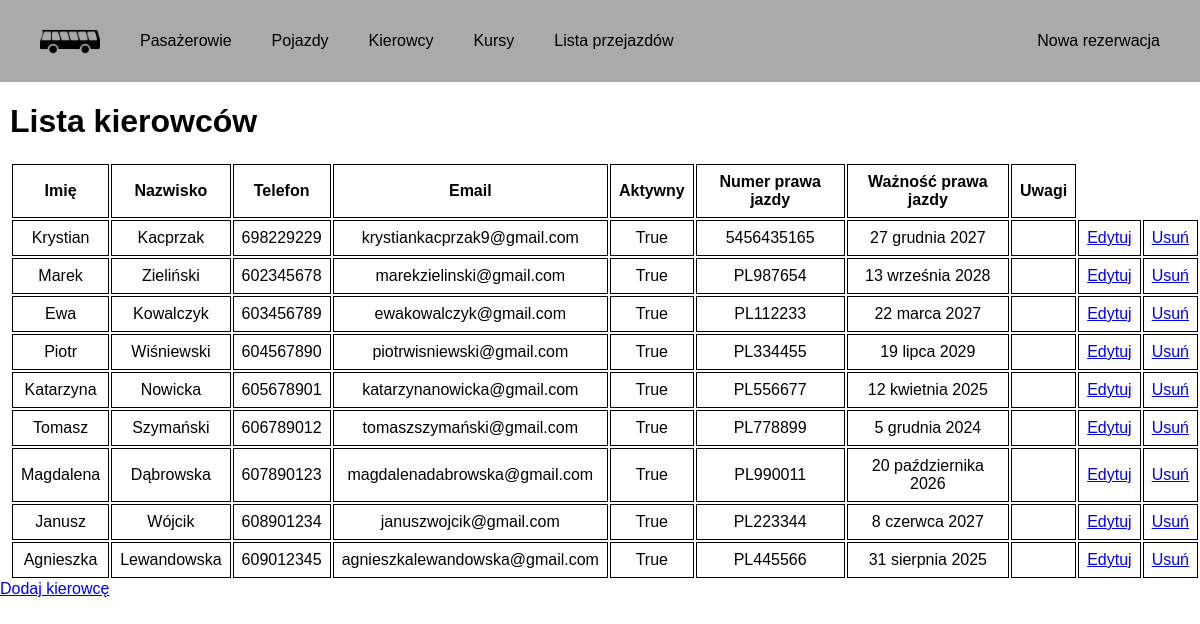
The app's page /drivers/ with its own data.
### PassengerManagement/models.py (models this page shows, shortened)
class Driver(models.Model):
    first_name = models.CharField(max_length=50)
    last_name = models.CharField(max_length=50)
    phone_number = models.CharField(max_length=15, blank=True)
    email = models.EmailField(blank=True)
    active = models.BooleanField(default=True)
    license_number = models.CharField(max_length=15, blank=True)
    license_expiry = models.DateField(blank=True, null=True)
    notes = models.TextField(blank=True, null=True)

### PassengerManagement/views.py (the view)
# urls.py: path('drivers/', views.driver_list, name='driver_list'),
def driver_list(request):
    drivers = Driver.objects.all()
    return render(request, 'driver_management/driver_list.html', {'drivers': drivers})

### templates/driver_management/driver_list.html (shortened to what this page needs)
<!DOCTYPE html>
<html lang="pl">
<head>
    {% load static %}
    <link rel="stylesheet" href="{% static 'home.css' %}">
</head>
<body>
    {% include 'partials/navbar.html' %}
    <h1>Lista kierowców</h1>
    <table>
        <tr>
            <th>Imię</th>
            <th>Nazwisko</th>
            <th>Telefon</th>
            <th>Email</th>
            <th>Aktywny</th>
            <th>Numer prawa jazdy</th>
            <th>Ważność prawa jazdy</th>
            <th>Uwagi</th>
        </tr>
        {% for driver in drivers %}
        <tr>
            <td>{{ driver.first_name }}</td>
            <td>{{ driver.last_name }}</td>
            <td>{{ driver.phone_number }}</td>
            <td>{{ driver.email }}</td>
            <td>{{ driver.active }}</td>
            <td>{{ driver.license_number }}</td>
            <td>{{ driver.license_expiry }}</td>
            <td>{{ driver.notes }}</td>
            <td><a href="{% url 'driver_edit' driver.id %}">Edytuj</a></td>
            <td><a href="{% url 'driver_delete' driver.id %}" onclick="return confirm('Czy na pewno chcesz usunąć tego kierowcę?')">Usuń</a></td>
        </tr>
        {% endfor %}
    </table>
    <a href="/drivers/add/">Dodaj kierowcę</a>
</body>
</html>

### static/home.css (style rules this page uses)
body { margin: 0; font-family: Arial, sans-serif; }
h1 { margin-left: 10px; }
table { margin-left: 10px; }
th, td { border: 1px solid black; padding: 8px; text-align: center; }

### records on screen
Driver: first_name "Krystian", last_name "Kacprzak", phone_number "698229229", email "krystiankacprzak9@gmail.com", active "True", license_number "5456435165", license_expiry "27 grudnia 2027"
Driver: first_name "Marek", last_name "Zieliński", phone_number "602345678", email "marekzielinski@gmail.com", active "True", license_number "PL987654", license_expiry "13 września 2028"
Driver: first_name "Ewa", last_name "Kowalczyk", phone_number "603456789", email "ewakowalczyk@gmail.com", active "True", license_number "PL112233", license_expiry "22 marca 2027"
Driver: first_name "Piotr", last_name "Wiśniewski", phone_number "604567890", email "piotrwisniewski@gmail.com", active "True", license_number "PL334455", license_expiry "19 lipca 2029"
Driver: first_name "Katarzyna", last_name "Nowicka", phone_number "605678901", email "katarzynanowicka@gmail.com", active "True", license_number "PL556677", license_expiry "12 kwietnia 2025"
Driver: first_name "Tomasz", last_name "Szymański", phone_number "606789012", email "tomaszszymański@gmail.com", active "True", license_number "PL778899", license_expiry "5 grudnia 2024"
Driver: first_name "Magdalena", last_name "Dąbrowska", phone_number "607890123", email "magdalenadabrowska@gmail.com", active "True", license_number "PL990011", license_expiry "20 października 2026"
Driver: first_name "Janusz", last_name "Wójcik", phone_number "608901234", email "januszwojcik@gmail.com", active "True", license_number "PL223344", license_expiry "8 czerwca 2027"
Driver: first_name "Agnieszka", last_name "Lewandowska", phone_number "609012345", email "agnieszkalewandowska@gmail.com", active "True", license_number "PL445566", license_expiry "31 sierpnia 2025"
